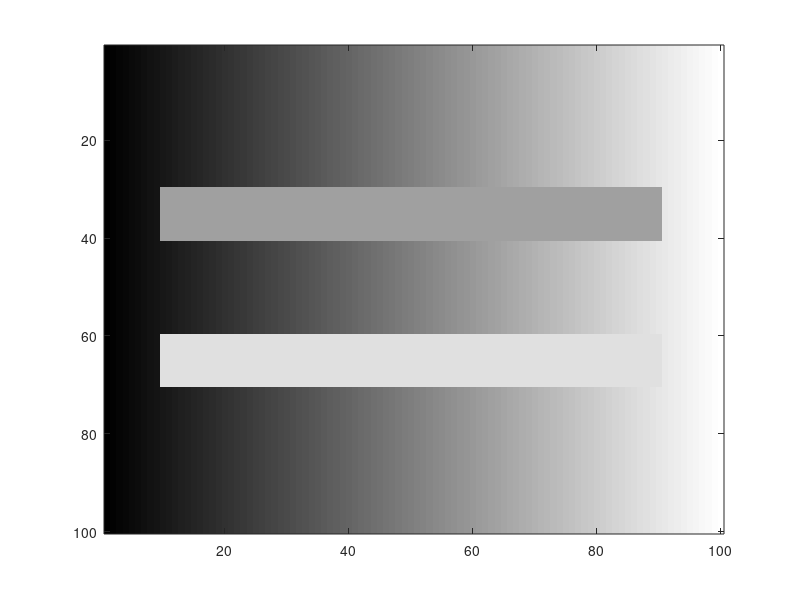
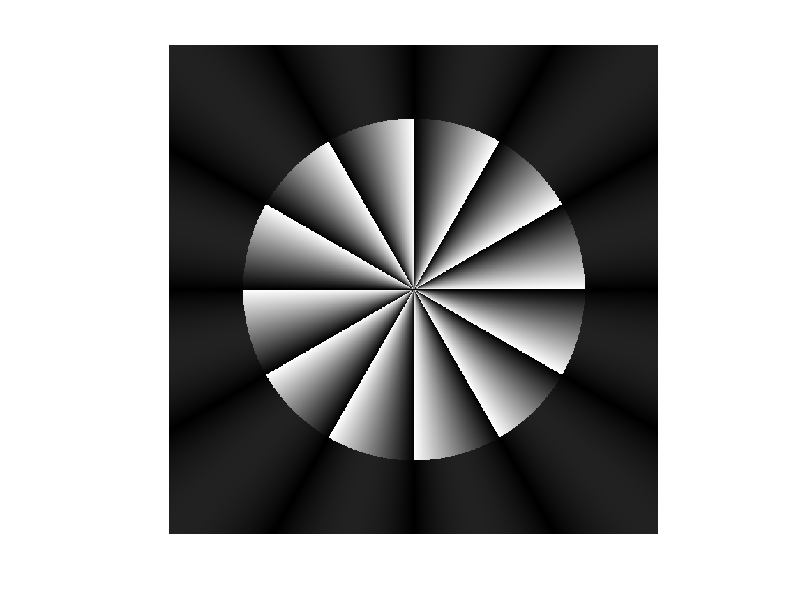

The MATLAB source for these figures, in order:
%% 6.1
m=100
n=round(100/.618);
[X,Y] = meshgrid(linspace(-1,1,m));
X(30:40, 10:90)=.25
X(60:70, 10:90)=.75
imagesc(X);
figure(1)
colormap(gray(256))
figure(2)
colormap(autumn)
figure(3)
colormap(summer)

%% 6.2
n=701
nseg=6
radius=.7;

[X,Y] = meshgrid(linspace(-1,1,n));

image([X,Y]); colormap(gray(256))
F=mod(atan2(X, Y), pi/6);
imagesc(F); colormap(gray(256))
axis equal

radiusimage=sqrt(X.^2+Y.^2);
aperture=F;
aperture(radiusimage<radius)=1;
% aperture(radiusimage>=radius)=0;

illusion=mod(atan2(Y,X)./pi*nseg,1).*aperture;
imagesc(illusion);
axis square
axis off
colormap(gray(256))
